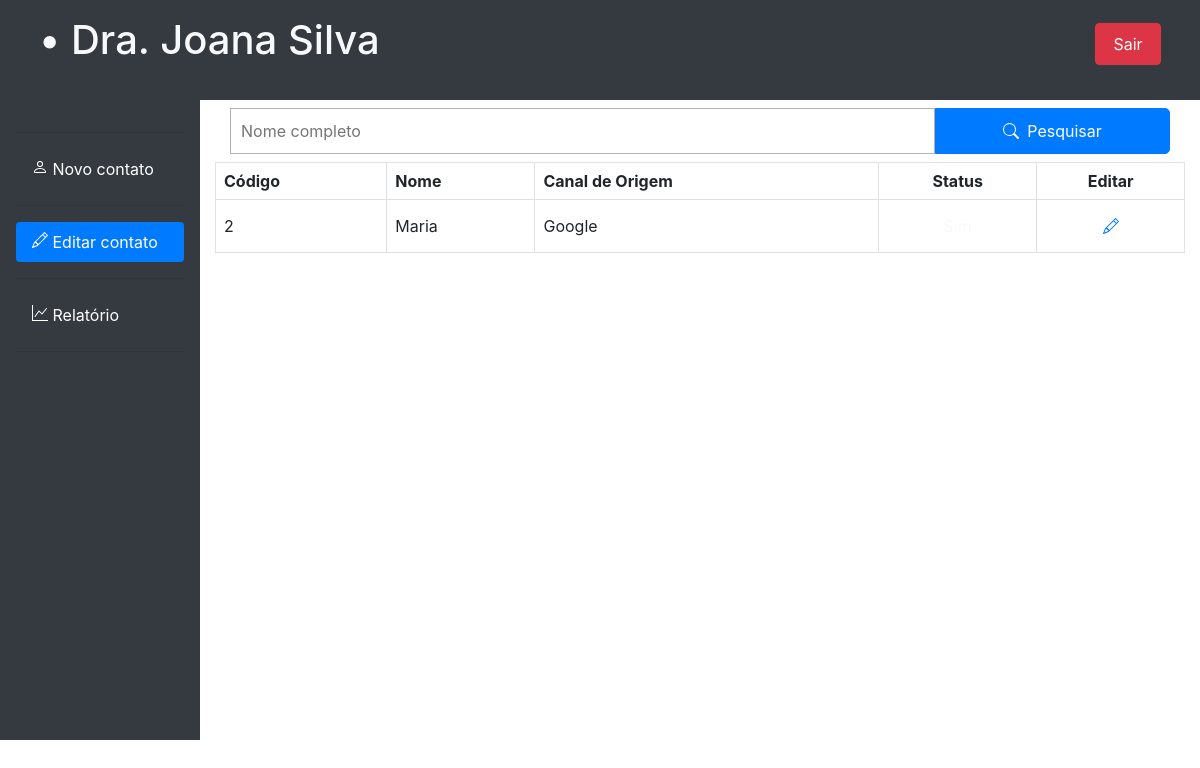
The page /listar.php (signed in) on the database its author committed.
### tables this page shows
CREATE TABLE `usuarios` (
  `usuario` varchar(50) NOT NULL,
  `senha` varchar(50) NOT NULL,
  `tipo_usuario` varchar(100) DEFAULT NULL,
  `nome_usuario` varchar(200) NOT NULL,
  `sexo` varchar(10) DEFAULT NULL
);

CREATE TABLE `dados` (
  `id` int(11) NOT NULL,
  `data_agendamento` varchar(50) NOT NULL,
  `nome` varchar(200) NOT NULL,
  `telefone` varchar(50) DEFAULT NULL,
  `estado` varchar(100) NOT NULL,
  `cidade` varchar(150) NOT NULL,
  `canal_origem` varchar(50) NOT NULL,
  `tipo_contato` varchar(100) NOT NULL,
  `status` varchar(50) NOT NULL,
  `area` varchar(100) NOT NULL,
  `fk_usuario` varchar(50) NOT NULL,
  `motivo_agendamento` text DEFAULT NULL,
  `motivo_cancelamento` text DEFAULT NULL,
  `motivo_comparecimento` text DEFAULT NULL,
  `outros_agendamento` text DEFAULT NULL,
  `outros_cancelamento` text DEFAULT NULL,
  `outros_comparecimento` text DEFAULT NULL
);

### listar.php (the view, shortened to what this page needs)
<?php
	$pdo = new PDO('mysql:host=localhost;dbname=dados_clientes', 'root', '');
	$query = $pdo->prepare('SELECT * FROM dados WHERE fk_usuario = "'.$_SESSION['session'].'"');
	$query->execute();
	$data_array = $query->fetchAll();
	$query_user_gender = $pdo->prepare('SELECT sexo FROM usuarios WHERE usuario = "'.$_SESSION['session'].'";');
	$query_user_gender->execute();
	$gender = $query_user_gender->fetch()['sexo'];
?>
<html>
<head>
	<link rel="stylesheet" href="./css/style.css"/>
	<link rel="stylesheet" href="https://maxcdn.bootstrapcdn.com/bootstrap/4.0.0/css/bootstrap.min.css">
</head>
<body onload="defineWindowHeight()">
	<header class="mb-0 bg-dark w-100 p-2" style="height: 100px;">
		<nav class="navbar navbar-dark d-flex flex-direction-column w-100 align-items-center">
			<div class="container-fluid col w-100 text-light">
				<h1><?php
					$dr_name = '';
					$dr_name .= '&bull; ';
					if ($gender == 'Masculino') $dr_name .= 'Dr. ';
					else $dr_name .= 'Dra. ';
					$dr_name .= $_SESSION['name'];
					echo $dr_name;
				?></h1>
			</div>
			<div class="container-fluid col-md-1 d-flex w-100">
				<form method="post" class="d-flex w-100">
					<button type="submit" name="logout" class="btn btn-danger text-center p-2 w-100">Sair</button>
				</form>
			</div>
		</nav>
	</header>
	<div class="main-container d-flex flex-direction-row h-100 mb-0 w-100">
		<div id="sidebar" class="d-flex flex-column flex-shrink-0 p-3 text-white bg-dark col-md-2" style="width: 280px;">
		    <ul class="nav nav-pills flex-column mb-auto">
	  	      <hr>
			<li>
			<a href="./" class="nav-link text-white">
				 Novo contato
			</a>
		      </li>
		      <hr/>
		      <li>
			<a href="./listar.php" class="nav-link text-white active">
			  Editar contato
			</a>
		      </li>
		      <hr/>
		      <li>
			<a href="./relatorio.php" class="nav-link text-white">
			  Relatório
			</a>
		      </li>
	              <hr/>
	 	</ul>
		</div>
		<div id="content-container" class="w-100 d-flex container flex-column" style="flex: 1;">
			<form>
			<div class="container d-flex flex-row mt-2 mb-2 ml-0 mr-0 w-100">
					<div class="col-md-9 pl-0 pr-0">
						<input type="text" class="w-100 ml-0 mr-0" placeholder="Nome completo" name="name-search" required>
					</div>
					<button class="btn btn-primary p-2 d-flex h-100 w-100 align-items-center justify-content-center" name="search" style="border-radius: 0 5px 5px 0;">
						<div class="mr-2">
						</div>
						Pesquisar
					</button>
			</div>
			</form>
			<?php
				echo '<table class="border rounded" style="margin-bottom: 200px;">
					<thead>
						<th class="border p-2">Código</th>
						<th class="border p-2">Nome</Nome>
						<th class="border p-2">Canal de Origem</th>
						<th class="border text-center p-2">Status</th>
						<th class="border text-center p-2">Editar</th>
					</thead>
				';
				if (!isset($_GET['search'])) {
					foreach ($data_array as $costumer_data) {
						$bg_status = '';
						$text_color = 'text-light';
						$border_top_status_cel = '';
						echo '
								<tr>
									<form method="post" action="./editar.php">
									<td class="border p-2">
										<div>
											<input type="hidden" name="id-edit" value="'.$costumer_data['id'].'">
											'.$costumer_data['id'].'
											</input>
										</div>
									</td>
									<td class="border p-2">
										<div>'.$costumer_data['nome'].'</div>
									</td>
									<td class="border p-2">
										<div>'.$costumer_data['canal_origem'].'</div>
									</td>
									<td class="'.$border_top_status_cel.' p-2 d-flex justify-content-center" style="flex: 1;">
										<div class="'.$bg_status.' text-center '.$text_color.' w-75 rounded my-1 py-1">'.$costumer_data['status'].'</div>
									</td>
									<td class="border p-2">
										<div class="text-center">
											<button class="btn btn-link">
												<svg xmlns="http://www.w3.org/2000/svg" width="16" height="16" fill="currentColor" class="bi bi-pencil" viewBox="0 0 16 16">
												<path d="M12.146.146a.5.5 0 0 1 .708 0l3 3a.5.5 0 0 1 0 .708l-10 10a.5.5 0 0 1-.168.11l-5 2a.5.5 0 0 1-.65-.65l2-5a.5.5 0 0 1 .11-.168l10-10zM11.207 2.5 13.5 4.793 14.793 3.5 12.5 1.207 11.207 2.5zm1.586 3L10.5 3.207 4 9.707V10h.5a.5.5 0 0 1 .5.5v.5h.5a.5.5 0 0 1 .5.5v.5h.293l6.5-6.5zm-9.761 5.175-.106.106-1.528 3.821 3.821-1.528.106-.106A.5.5 0 0 1 5 12.5V12h-.5a.5.5 0 0 1-.5-.5V11h-.5a.5.5 0 0 1-.468-.325z"/>
											</svg>
											</button>
										</div>
									</td>
									</form>
								</tr>
						';
					}
					echo '</table>';
				}
				?>
		</div>
	</div>
</body>
</html>

### css/style.css (style rules this page uses)
:root { --box-shadow: 0px 2px 10px rgba(0,0,0,0.2); }
* { margin: 0; padding: 0; box-sizing: border-box; }
.main-container form { border-radius: 15px; display: flex; flex-direction: column; }
input, textarea { border: 1px solid rgba(0,0,0,0.3); padding: 10px; background-color: white; }

### rows shown on the page
usuarios: sexo "• Dra. Joana Silva"
dados: id "2", nome "Maria", canal_origem "Google"
